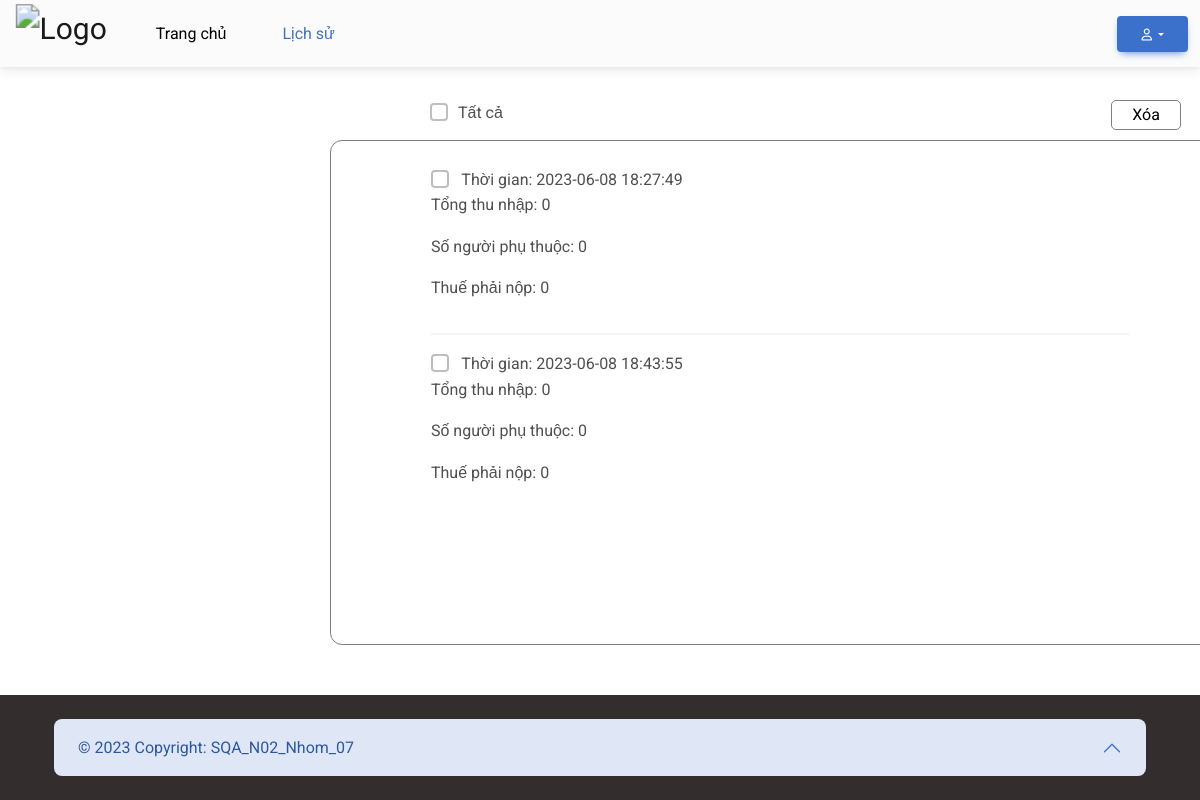
Before: /lichsu.php (signed in) with the older database file.
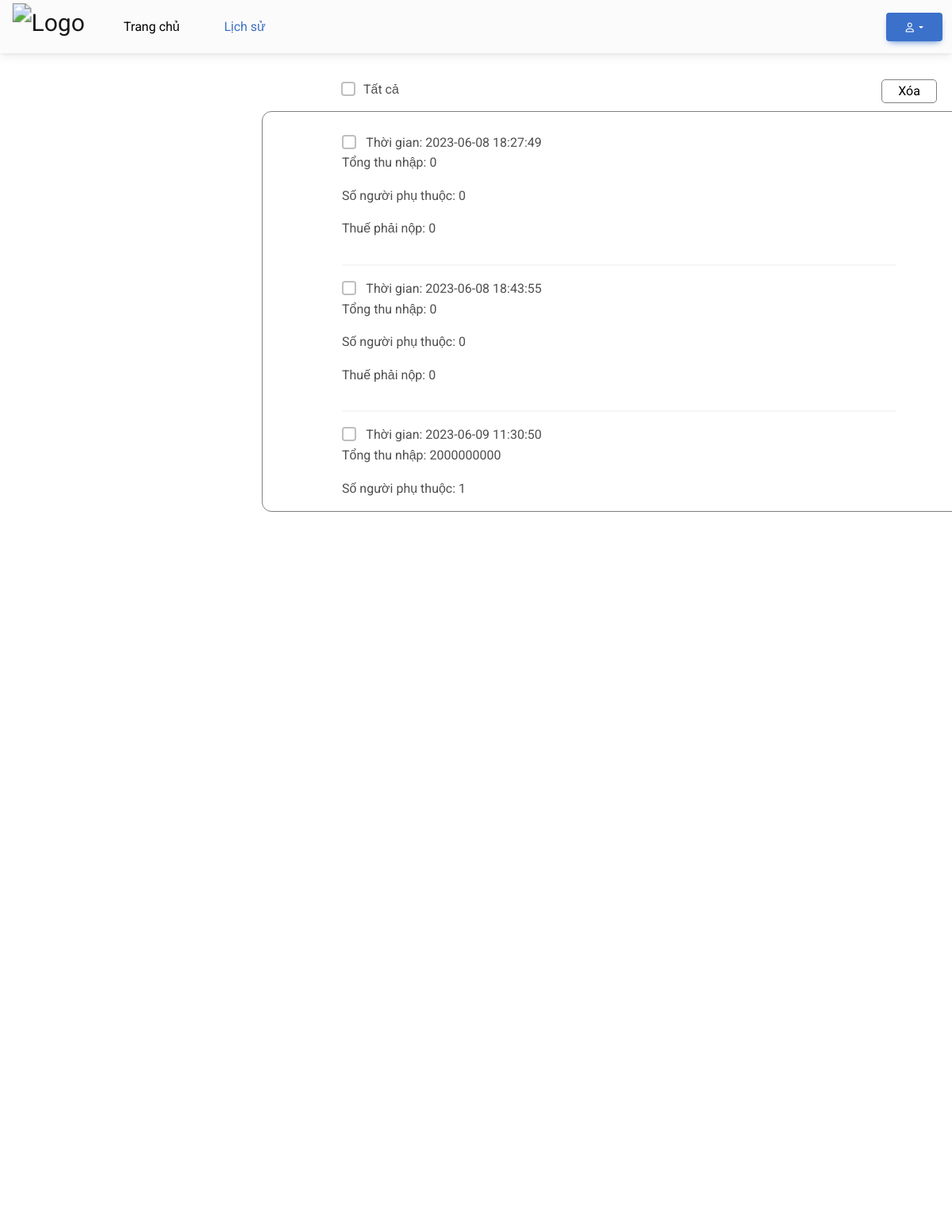
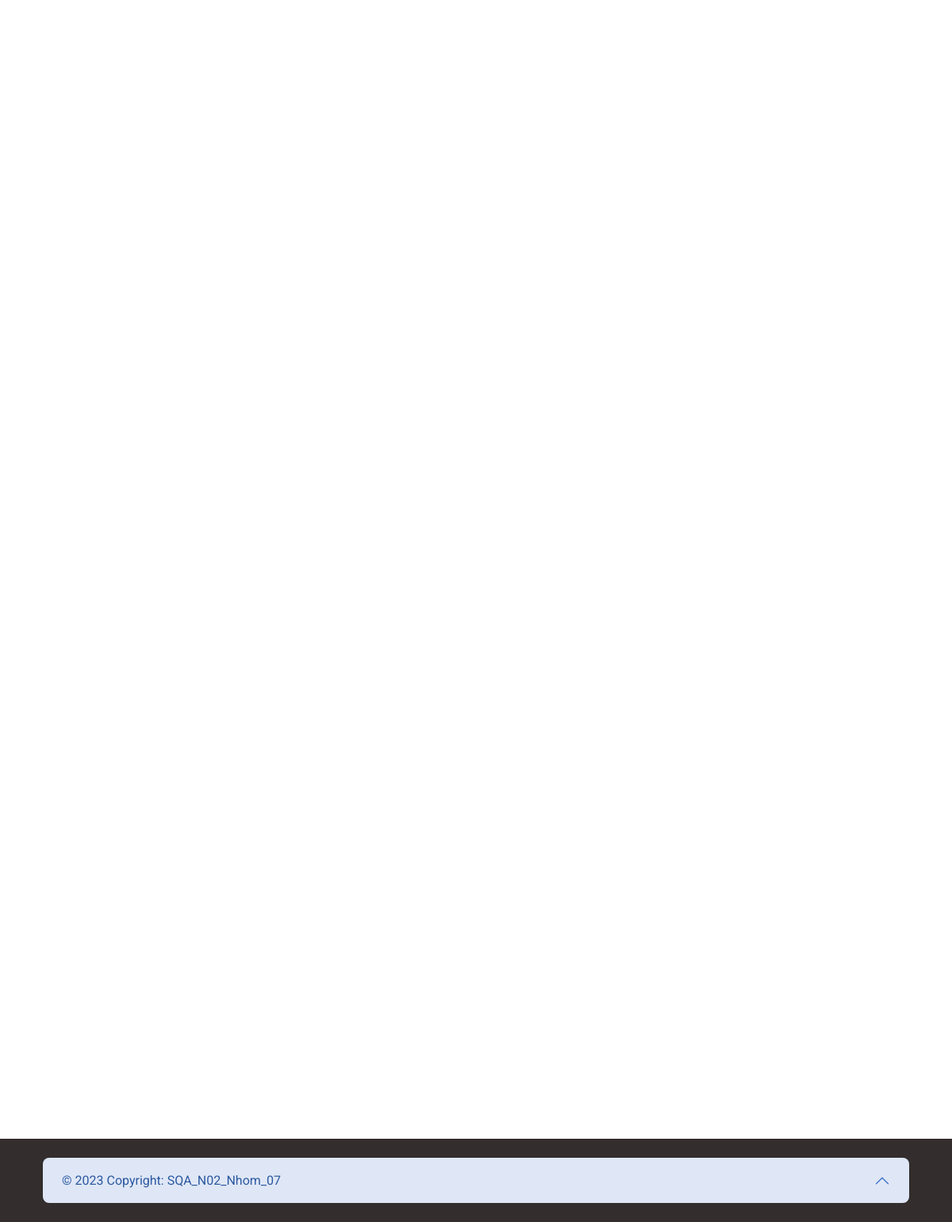
After: the same page with the newer database file (2 pictures, top to bottom).
### tables this page shows
CREATE TABLE `history` (
  `id` int(11) NOT NULL,
  `customer_id` int(11) NOT NULL,
  `tongthunhap` int(100) NOT NULL,
  `songuoiphuthuoc` int(100) NOT NULL,
  `thuephainop` int(100) NOT NULL,
  `thoigian` datetime NOT NULL
);

### lib/database.php (called while the page is built, shortened)
<?php
class Database
{
  public $host   = DB_HOST;
  public $user   = DB_USER;
  public $pass   = DB_PASS;
  public $dbname = DB_NAME;
  public $link;
  private function connectDB()
  {
    $this->link = new mysqli(
      $this->host,
      $this->user,
      $this->pass,
      $this->dbname
    );
  }
  public function select($query)
  {
    $result = $this->link->query($query) or
      die($this->link->error . __LINE__);
    if ($result->num_rows > 0) {
      return $result;
    } else {
      return false;
    }
  }
}

### lib/session.php (called while the page is built, shortened)
<?php
class Session
{
  public static function get($key)
  {
    if (isset($_SESSION[$key])) {
      return $_SESSION[$key];
    } else {
      return false;
    }
  }
}

### classes/lichsu.php (called while the page is built, shortened)
<?php
include 'lib/database.php';
?>
<?php
class Lichsu
{
  private $db;
  public function __construct()
  {
    $this->db = new Database();
  }
  public function getid($email)
  {
    $query = "SELECT `id` FROM `customer` WHERE customer.email = '$email' ";
    $result = $this->db->select($query);
    if ($result) {
      $row = $result->fetch_assoc();
      return $row['id'];
    } else {
      return null;
    }
  }
  public function data()
  {
    $email = Session::get('customer_email');
    $id = $this->getid($email);
    $sql = "SELECT `id`, `customer_id`, `tongthunhap`, `songuoiphuthuoc`, `thuephainop`, `thoigian` FROM `history` WHERE history.customer_id = $id";
    $result = $this->db->select($sql);
    return $result;
  }
}
?>

### lichsu.php (the view, shortened to what this page needs)
<?php
include 'lib/session.php';
include 'classes/lichsu.php';
$class = new Lichsu();
$data = $class->data();
?>
<!DOCTYPE html>
<html lang="en">
<head>
  <link rel="stylesheet" href="https://cdnjs.cloudflare.com/ajax/libs/font-awesome/6.0.0/css/all.min.css" />
  <link rel="stylesheet" href="css/mdb.min.css" />
  <link rel="stylesheet" href="lichsu.css" />
</head>
<body>
  <div class="nhom7">
    <nav class="nhom7-header navbar navbar-expand-lg navbar-light bg-light">
      <div class="container-fluid">
        <div class="collapse navbar-collapse" id="navbarSupportedContent">
          <a class="navbar-brand mt-2 mt-lg-0" href="user.php">
            <img src="https://gudlogo.com/wp-content/uploads/2019/05/logo-chim-cu-meo-16-300x225.jpg" height="40" alt="Logo" loading="lazy" style="transform: scale(1.5); padding-left: 15px" />
          </a>
          <ul class="navbar-nav mb-2 mb-lg-0">
            <li class="nav-item">
              <a class="nav-link" href="user.php">Trang chủ</a>
            </li>
          </ul>
          <ul class="navbar-nav mb-2 mb-lg-0">
            <li class="nav-item">
              <a class="nav-link" href="lichsu.php" style="color: rgb(62, 112, 195)">Lịch sử</a>
            </li>
          </ul>
        </div>
        <div class="dropdown">
          <button class="btn btn-primary dropdown-toggle" type="button" id="dropdownMenuButton" data-mdb-toggle="dropdown" aria-expanded="false">
            <i class="fa-regular fa-user fa-beat"></i>
          </button>
        </div>
      </div>
  </div>
  <div class="nhom7-content">
    <div class="danhsach-header">
      <div class="aaa">
        <input type="checkbox" class="form-check-input" id="masterCheckbox" />
        <label for="masterCheckbox">Tất cả</label>
      </div>
      <form action="" method="post">
        <button type="submit" name="submitForm1">Xóa</button>
      </form>
    </div>
    <div class="nhom7-content-danhsach">
      <div class="list-group list-group-light">
        <?php if (!empty($data)) { ?>
          <?php foreach ($data as $key => $value) { ?>
            <li class="list-group-item">
              <input class="form-check-input" type="checkbox" value="<?php echo $value["id"] ?>" id="<?php echo $value["id"] ?>" />
              <label class="form-check-label" for="<?php echo $value["id"] ?>">Thời gian:
                <?php echo $value["thoigian"] ?></label>
              <p>Tổng thu nhập: <?php echo $value["tongthunhap"] ?></p>
              <p>Số người phụ thuộc: <?php echo $value["songuoiphuthuoc"] ?></p>
              <p>Thuế phải nộp: <?php echo $value["thuephainop"] ?></p>
            </li>
          <?php } ?>
        <?php } else { ?>
          <p>Không có dữ liệu.</p>
        <?php } ?>
      </div>
    </div>
  </div>
  <footer class="bg-dark text-center text-white">
    <div class="container p-4">
      <div class="accordion accordion-borderless" id="accordionFlushExampleX">
        <div class="accordion-item">
          <h2 class="accordion-header" id="flush-headingOneX">
            <button class="accordion-button" type="button" data-mdb-toggle="collapse" data-mdb-target="#flush-collapseOneX" aria-expanded="true" aria-controls="flush-collapseOneX">
              © 2023 Copyright: SQA_N02_Nhom_07
            </button>
          </h2>
        </div>
      </div>
    </div>
  </footer>
</body>
</html>

### lichsu.css (style rules this page uses)
.nhom7 { display: block; }
.nhom7-header { position: fixed; width: 100%; }
.nhom7-content { padding: 100px 100px 30px 330px; }
.nhom7-content-danhsach { padding: 10px 100px 10px 100px; width: 900px; height: 505px; overflow: scroll; border-radius: 12px; border: 1px solid gray; }
.nav-link { color: black; }
a.nav-link { margin-left: 40px; }
footer { position: fixed; bottom: 0; width: 100%; }
.danhsach-header { width: 751px; display: flex; margin-left: 100px; margin-bottom: 10px; justify-content: space-between; }
.danhsach-header button { background-color: rgb(255, 255, 255); border: 1px solid gray; color: rgb(0, 0, 0); border-radius: 5px; width: 70px; }

### lichsu.php (style rules this page uses)
.navbar { --mdb-navbar-hover-color: rgb(62, 112, 195); }

Changed rows visible on the page:
added history: thoigian "2023-06-09 11:30:50", tongthunhap "2000000000", songuoiphuthuoc "1"
